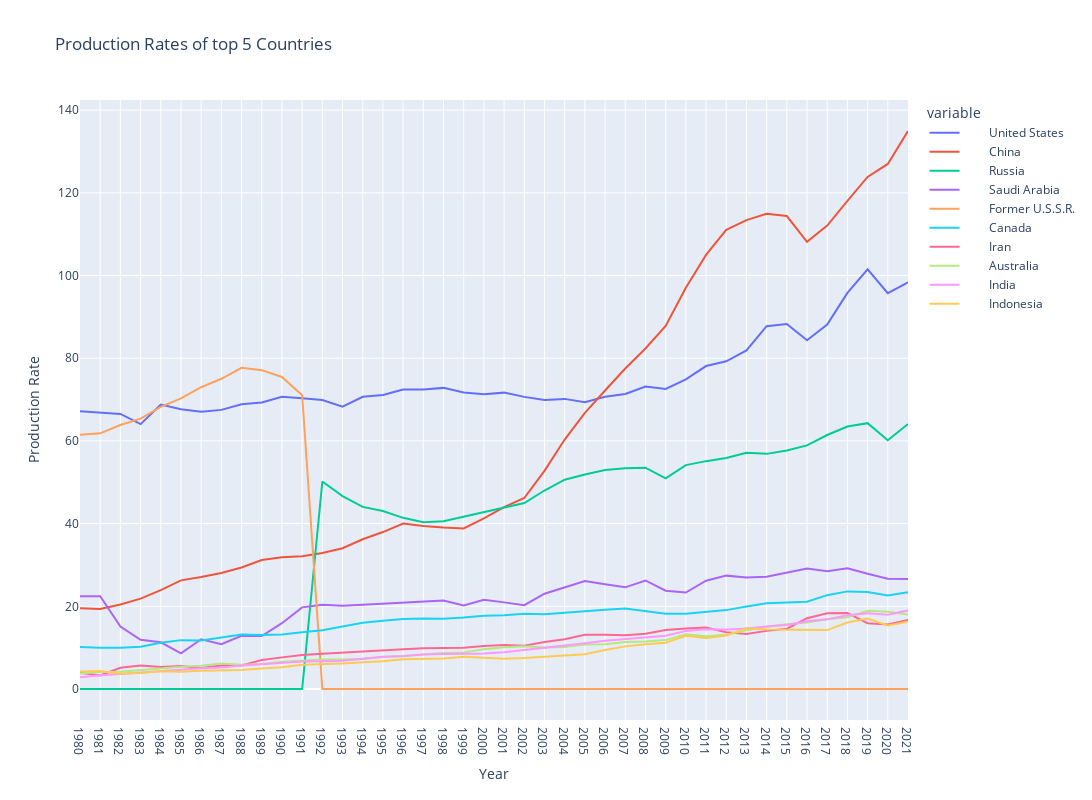

Notebook source saved alongside this figure:
### Code cell
fig = px.line(top_production4, x = top_production4.index, y= top_production4.columns[0:],labels={
                     "Year": "Year",
                     "value": "Production Rate"}, title='Production Rates of top 5 Countries',width=1600, height=800)
fig.show()

### Figure 1 — Plotly figure (JSON) as saved in the notebook; plotly's stock layout.template omitted (floating-point values rounded to 4 significant figures)
{"data": [{"hovertemplate": "variable=        United States<br>Year=%{x}<br>Production Rate=%{y}<extra></extra>", "legendgroup": "        United States", "line": {"color": "#636efa", "dash": "solid"}, "marker": {"symbol": "circle"}, "mode": "lines", "name": "        United States", "orientation": "v", "showlegend": true, "type": "scatter", "x": ["1980", "1981", "1982", "1983", "1984", "1985", "1986", "1987", "1988", "1989", "1990", "1991", "1992", "1993", "1994", "1995", "1996", "1997", "1998", "1999", "2000", "2001", "2002", "2003", "2004", "2005", "2006", "2007", "2008", "2009", "2010", "2011", "2012", "2013", "2014", "2015", "2016", "2017", "2018", "2019", "2020", "2021"], "xaxis": "x", "y": [67.15, 66.91, 66.53, 64.07, 68.8, 67.66, 67.03, 67.51, 68.89, 69.28, 70.67, 70.32, 69.91, 68.27, 70.68, 71.13, 72.44, 72.42, 72.83, 71.69, 71.27, 71.68, 70.65, 69.88, 70.17, 69.38, 70.68, 71.34, 73.15, 72.59, 74.91, 78.11, 79.26, 81.87, 87.76, 88.3, 84.34, 88.13, 95.81, 101.5, 95.75, 98.34], "yaxis": "y"}, {"hovertemplate": "variable=        China<br>Year=%{x}<br>Production Rate=%{y}<extra></extra>", "legendgroup": "        China", "line": {"color": "#EF553B", "dash": "solid"}, "marker": {"symbol": "circle"}, "mode": "lines", "name": "        China", "orientation": "v", "showlegend": true, "type": "scatter", "x": ["1980", "1981", "1982", "1983", "1984", "1985", "1986", "1987", "1988", "1989", "1990", "1991", "1992", "1993", "1994", "1995", "1996", "1997", "1998", "1999", "2000", "2001", "2002", "2003", "2004", "2005", "2006", "2007", "2008", "2009", "2010", "2011", "2012", "2013", "2014", "2015", "2016", "2017", "2018", "2019", "2020", "2021"], "xaxis": "x", "y": [19.54, 19.36, 20.44, 21.86, 23.92, 26.28, 27.07, 28.04, 29.38, 31.2, 31.88, 32.13, 32.91, 34.05, 36.21, 37.96, 40.03, 39.42, 39.06, 38.82, 41.26, 44.01, 46.2, 52.76, 60.33, 66.78, 72.19, 77.52, 82.35, 87.8, 97.06, 105.0, 111.0, 113.4, 114.9, 114.4, 108.2, 112.1, 118.0, 123.8, 127, 135.0], "yaxis": "y"}, {"hovertemplate": "variable=        Russia<br>Year=%{x}<br>Production Rate=%{y}<extra></extra>", "legendgroup": "        Russia", "line": {"color": "#00cc96", "dash": "solid"}, "marker": {"symbol": "circle"}, "mode": "lines", "name": "        Russia", "orientation": "v", "showlegend": true, "type": "scatter", "x": ["1980", "1981", "1982", "1983", "1984", "1985", "1986", "1987", "1988", "1989", "1990", "1991", "1992", "1993", "1994", "1995", "1996", "1997", "1998", "1999", "2000", "2001", "2002", "2003", "2004", "2005", "2006", "2007", "2008", "2009", "2010", "2011", "2012", "2013", "2014", "2015", "2016", "2017", "2018", "2019", "2020", "2021"], "xaxis": "x", "y": [0, 0, 0, 0, 0, 0, 0, 0, 0, 0, 0, 0, 50.18, 46.67, 44.04, 43.05, 41.4, 40.33, 40.57, 41.67, 42.6, 43.74, 44.97, 48.01, 50.63, 51.88, 52.95, 53.4, 53.54, 50.95, 54.16, 55.11, 55.85, 57.14, 56.87, 57.68, 58.91, 61.43, 63.48, 64.3, 60.18, 64.1], "yaxis": "y"}, {"hovertemplate": "variable=        Saudi Arabia<br>Year=%{x}<br>Production Rate=%{y}<extra></extra>", "legendgroup": "        Saudi Arabia", "line": {"color": "#ab63fa", "dash": "solid"}, "marker": {"symbol": "circle"}, "mode": "lines", "name": "        Saudi Arabia", "orientation": "v", "showlegend": true, "type": "scatter", "x": ["1980", "1981", "1982", "1983", "1984", "1985", "1986", "1987", "1988", "1989", "1990", "1991", "1992", "1993", "1994", "1995", "1996", "1997", "1998", "1999", "2000", "2001", "2002", "2003", "2004", "2005", "2006", "2007", "2008", "2009", "2010", "2011", "2012", "2013", "2014", "2015", "2016", "2017", "2018", "2019", "2020", "2021"], "xaxis": "x", "y": [22.43, 22.44, 15.1, 11.92, 11.29, 8.64, 12.04, 10.84, 12.86, 12.81, 15.92, 19.75, 20.39, 20.11, 20.39, 20.66, 20.81, 21.24, 21.42, 20.18, 21.59, 20.95, 20.27, 23.05, 24.63, 26.13, 25.35, 24.59, 26.25, 23.78, 23.33, 26.2, 27.42, 26.97, 27.17, 28.15, 29.16, 28.49, 29.18, 27.86, 26.65, 26.59], "yaxis": "y"}, {"hovertemplate": "variable=        Former U.S.S.R.<br>Year=%{x}<br>Production Rate=%{y}<extra></extra>", "legendgroup": "        Former U.S.S.R.", "line": {"color": "#FFA15A", "dash": "solid"}, "marker": {"symbol": "circle"}, "mode": "lines", "name": "        Former U.S.S.R.", "orientation": "v", "showlegend": true, "type": "scatter", "x": ["1980", "1981", "1982", "1983", "1984", "1985", "1986", "1987", "1988", "1989", "1990", "1991", "1992", "1993", "1994", "1995", "1996", "1997", "1998", "1999", "2000", "2001", "2002", "2003", "2004", "2005", "2006", "2007", "2008", "2009", "2010", "2011", "2012", "2013", "2014", "2015", "2016", "2017", "2018", "2019", "2020", "2021"], "xaxis": "x", "y": [61.51, 61.83, 63.86, 65.4, 68.25, 70.31, 72.99, 75.03, 77.68, 77.12, 75.47, 71.04, 0, 0, 0, 0, 0, 0, 0, 0, 0, 0, 0, 0, 0, 0, 0, 0, 0, 0, 0, 0, 0, 0, 0, 0, 0, 0, 0, 0, 0, 0], "yaxis": "y"}, {"hovertemplate": "variable=        Canada<br>Year=%{x}<br>Production Rate=%{y}<extra></extra>", "legendgroup": "        Canada", "line": {"color": "#19d3f3", "dash": "solid"}, "marker": {"symbol": "circle"}, "mode": "lines", "name": "        Canada", "orientation": "v", "showlegend": true, "type": "scatter", "x": ["1980", "1981", "1982", "1983", "1984", "1985", "1986", "1987", "1988", "1989", "1990", "1991", "1992", "1993", "1994", "1995", "1996", "1997", "1998", "1999", "2000", "2001", "2002", "2003", "2004", "2005", "2006", "2007", "2008", "2009", "2010", "2011", "2012", "2013", "2014", "2015", "2016", "2017", "2018", "2019", "2020", "2021"], "xaxis": "x", "y": [10.16, 9.96, 9.96, 10.2, 11.16, 11.82, 11.72, 12.36, 13.18, 13.09, 13.16, 13.71, 14.21, 15.12, 16.04, 16.51, 16.91, 17.05, 17.02, 17.28, 17.74, 17.85, 18.18, 18.09, 18.49, 18.8, 19.14, 19.49, 18.89, 18.18, 18.23, 18.66, 19.08, 19.94, 20.76, 20.91, 21.11, 22.7, 23.61, 23.46, 22.64, 23.41], "yaxis": "y"}, {"hovertemplate": "variable=        Iran<br>Year=%{x}<br>Production Rate=%{y}<extra></extra>", "legendgroup": "        Iran", "line": {"color": "#FF6692", "dash": "solid"}, "marker": {"symbol": "circle"}, "mode": "lines", "name": "        Iran", "orientation": "v", "showlegend": true, "type": "scatter", "x": ["1980", "1981", "1982", "1983", "1984", "1985", "1986", "1987", "1988", "1989", "1990", "1991", "1992", "1993", "1994", "1995", "1996", "1997", "1998", "1999", "2000", "2001", "2002", "2003", "2004", "2005", "2006", "2007", "2008", "2009", "2010", "2011", "2012", "2013", "2014", "2015", "2016", "2017", "2018", "2019", "2020", "2021"], "xaxis": "x", "y": [3.94, 3.29, 5.13, 5.68, 5.3, 5.58, 5.06, 5.66, 5.7, 7.01, 7.65, 8.25, 8.53, 8.84, 9.16, 9.35, 9.64, 9.84, 9.9, 10, 10.4, 10.67, 10.45, 11.36, 12.06, 13.11, 13.12, 12.99, 13.36, 14.26, 14.65, 14.87, 13.75, 13.3, 14.06, 14.57, 17.12, 18.33, 18.37, 15.93, 15.62, 16.7], "yaxis": "y"}, {"hovertemplate": "variable=        Australia<br>Year=%{x}<br>Production Rate=%{y}<extra></extra>", "legendgroup": "        Australia", "line": {"color": "#B6E880", "dash": "solid"}, "marker": {"symbol": "circle"}, "mode": "lines", "name": "        Australia", "orientation": "v", "showlegend": true, "type": "scatter", "x": ["1980", "1981", "1982", "1983", "1984", "1985", "1986", "1987", "1988", "1989", "1990", "1991", "1992", "1993", "1994", "1995", "1996", "1997", "1998", "1999", "2000", "2001", "2002", "2003", "2004", "2005", "2006", "2007", "2008", "2009", "2010", "2011", "2012", "2013", "2014", "2015", "2016", "2017", "2018", "2019", "2020", "2021"], "xaxis": "x", "y": [3.72, 4.14, 4.15, 4.54, 4.93, 5.41, 5.61, 6.16, 5.85, 6.03, 6.59, 6.91, 7.13, 7.14, 7.23, 7.76, 7.92, 8.33, 8.71, 8.82, 9.64, 10.09, 10.32, 10.05, 10.13, 10.76, 10.84, 11.37, 11.46, 11.83, 13.22, 12.78, 13.13, 14.18, 15.08, 15.65, 16.1, 16.87, 17.36, 18.92, 18.68, 18.01], "yaxis": "y"}, {"hovertemplate": "variable=        India<br>Year=%{x}<br>Production Rate=%{y}<extra></extra>", "legendgroup": "        India", "line": {"color": "#FF97FF", "dash": "solid"}, "marker": {"symbol": "circle"}, "mode": "lines", "name": "        India", "orientation": "v", "showlegend": true, "type": "scatter", "x": ["1980", "1981", "1982", "1983", "1984", "1985", "1986", "1987", "1988", "1989", "1990", "1991", "1992", "1993", "1994", "1995", "1996", "1997", "1998", "1999", "2000", "2001", "2002", "2003", "2004", "2005", "2006", "2007", "2008", "2009", "2010", "2011", "2012", "2013", "2014", "2015", "2016", "2017", "2018", "2019", "2020", "2021"], "xaxis": "x", "y": [2.83, 3.35, 3.62, 3.98, 4.31, 4.62, 5.01, 5.17, 5.71, 5.98, 6.36, 6.64, 6.73, 6.85, 7.32, 7.79, 7.99, 8.34, 8.48, 8.5, 8.6, 8.91, 9.43, 9.89, 10.43, 11.05, 11.69, 12.14, 12.48, 12.88, 14.02, 14.44, 14.42, 14.64, 15.11, 15.47, 16.39, 16.84, 17.85, 18.32, 17.97, 18.99], "yaxis": "y"}, {"hovertemplate": "variable=        Indonesia<br>Year=%{x}<br>Production Rate=%{y}<extra></extra>", "legendgroup": "        Indonesia", "line": {"color": "#FECB52", "dash": "solid"}, "marker": {"symbol": "circle"}, "mode": "lines", "name": "        Indonesia", "orientation": "v", "showlegend": true, "type": "scatter", "x": ["1980", "1981", "1982", "1983", "1984", "1985", "1986", "1987", "1988", "1989", "1990", "1991", "1992", "1993", "1994", "1995", "1996", "1997", "1998", "1999", "2000", "2001", "2002", "2003", "2004", "2005", "2006", "2007", "2008", "2009", "2010", "2011", "2012", "2013", "2014", "2015", "2016", "2017", "2018", "2019", "2020", "2021"], "xaxis": "x", "y": [4.22, 4.33, 3.71, 3.85, 4.28, 4.19, 4.4, 4.41, 4.58, 4.93, 5.27, 5.85, 5.93, 6.14, 6.46, 6.69, 7.19, 7.22, 7.37, 7.83, 7.5, 7.33, 7.5, 7.75, 8.02, 8.39, 9.42, 10.31, 10.84, 11.18, 12.86, 12.35, 12.93, 14.72, 14.4, 14.38, 14.32, 14.25, 16.07, 17.05, 15.37, 16.27], "yaxis": "y"}], "layout": {"height": 800, "legend": {"title": {"text": "variable"}, "tracegroupgap": 0}, "title": {"text": "Production Rates of top 5 Countries"}, "width": 1600, "xaxis": {"anchor": "y", "domain": [0, 1], "title": {"text": "Year"}}, "yaxis": {"anchor": "x", "domain": [0, 1], "title": {"text": "Production Rate"}}}}
